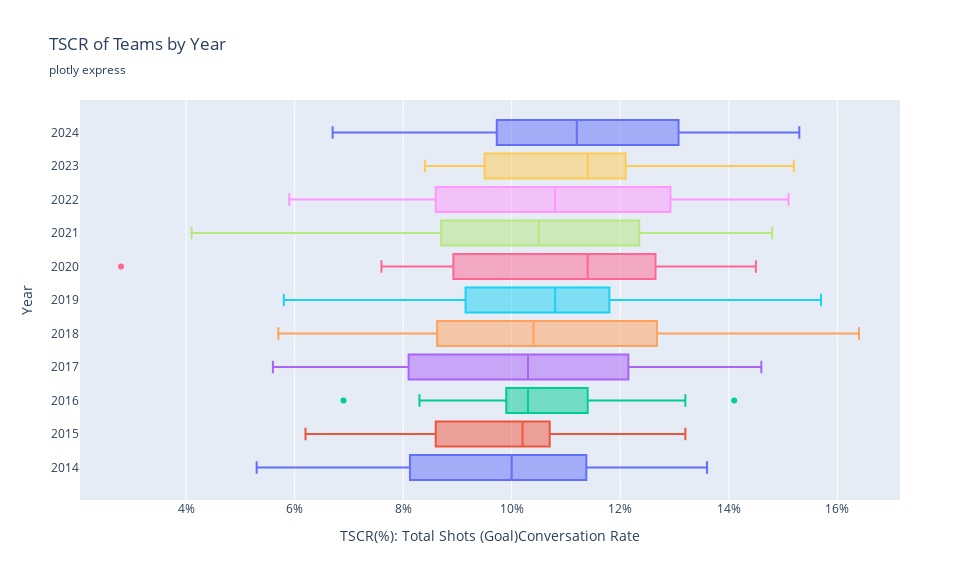

The notebook cell saved with this chart:
### Code cell
outlier_teams = {}
for year in goals_and_shots_seasonal['Year'].unique():
    year_data = goals_and_shots_seasonal[goals_and_shots_seasonal['Year'] == year]
    
    Q3 = year_data['TSCR'].quantile(0.75)
    Q1 = year_data['TSCR'].quantile(0.25)
    IQR = Q3 - Q1
    upper_fence = Q3 + 1.5 * IQR
    lower_fence = Q1 - 1.5 * IQR
    
    outliers = year_data[(year_data['TSCR'] > upper_fence) | (year_data['TSCR'] < lower_fence)]
    if not outliers.empty:
        outlier_teams[year] = outliers['Team'].tolist()
    else:
        outlier_teams[year] = []

fig = px.box(goals_and_shots_seasonal, y="Year", x="TSCR",
             color="Year",
             boxmode="group",
             title="TSCR of Teams by Year",
             subtitle="plotly express",
             labels={
                 "TSCR": "TSCR(%): Total Shots (Goal)Conversation Rate"
             })

for i, year in enumerate(sorted(goals_and_shots_seasonal['Year'].unique())):
    year_data = goals_and_shots_seasonal[goals_and_shots_seasonal['Year'] == year]
    Q3 = year_data['TSCR'].quantile(0.75)
    Q1 = year_data['TSCR'].quantile(0.25)
    IQR = Q3 - Q1
    upper_fence = Q3 + 1.5 * IQR
    lower_fence = Q1 - 1.5 * IQR
    
    customdata = []
    for tscr in year_data['TSCR']:
        if tscr > upper_fence or tscr < lower_fence:
            team = year_data[year_data['TSCR'] == tscr]['Team'].iloc[0]
            customdata.append(team)
        else:
            customdata.append('')
            
    fig.data[i].customdata = customdata
    fig.data[i].update(
        boxpoints="outliers",
        quartilemethod="linear",
        jitter=0,
        orientation='h',
        width=0.75,
        hovertemplate="<b>Team:</b> %{customdata}<br>" +
                     "<b>TSCR:</b> %{x:.1f}%"
    )

fig.update_layout(
    height=580,
    width=980,
    xaxis=dict(
        tickmode="array",
        tickvals=[0, 2, 4, 6, 8, 10, 12, 14, 16, 18],
        ticktext=["0%", "2%", "4%", "6%", "8%", "10%", "12%", "14%", "16%", "18%"],
    ),
    yaxis=dict(
        tickmode="array",
        tickvals=sorted(goals_and_shots_seasonal['Year'].unique()),
        ticktext=[str(year) for year in sorted(goals_and_shots_seasonal['Year'].unique())],
    ),
    showlegend=False,
)
fig.show()

### Figure 1 — Plotly figure (JSON) as saved in the notebook; plotly's stock layout.template omitted (floating-point values rounded to 4 significant figures)
{"data": [{"alignmentgroup": "True", "boxpoints": "outliers", "customdata": ["", "", "", "", "", "", "", "", "", "", "", "", "", "", "", "", "", "", "", "", "", "", ""], "hovertemplate": "<b>Team:</b> %{customdata}<br><b>TSCR:</b> %{x:.1f}%", "jitter": 0, "legendgroup": "2014", "marker": {"color": "#636efa"}, "name": "2014", "notched": false, "offsetgroup": "2014", "orientation": "h", "quartilemethod": "linear", "showlegend": true, "type": "box", "width": 0.75, "x": [11.3, 8.3, 6.5, 7.8, 11.3, 10.0, 11.4, 8.8, 8.6, 8.1, 13.4, 13.6, 12.5, 6.9, 5.3, 7.8, 11.2, 10.1, 8.9, 12.0, 11.3, 8.2, 11.7], "x0": " ", "xaxis": "x", "y": [2014, 2014, 2014, 2014, 2014, 2014, 2014, 2014, 2014, 2014, 2014, 2014, 2014, 2014, 2014, 2014, 2014, 2014, 2014, 2014, 2014, 2014, 2014], "y0": " ", "yaxis": "y"}, {"alignmentgroup": "True", "boxpoints": "outliers", "customdata": ["", "", "", "", "", "", "", "", "", "", "", "", "", "", "", "", "", "", "", "", "", "", ""], "hovertemplate": "<b>Team:</b> %{customdata}<br><b>TSCR:</b> %{x:.1f}%", "jitter": 0, "legendgroup": "2015", "marker": {"color": "#EF553B"}, "name": "2015", "notched": false, "offsetgroup": "2015", "orientation": "h", "quartilemethod": "linear", "showlegend": true, "type": "box", "width": 0.75, "x": [11.9, 8.1, 9.2, 6.6, 10.5, 10.5, 11.0, 6.2, 13.2, 8.0, 11.6, 10.7, 9.2, 10.2, 7.9, 9.0, 10.2, 8.6, 8.6, 11.9, 10.4, 10.7, 8.7], "x0": " ", "xaxis": "x", "y": [2015, 2015, 2015, 2015, 2015, 2015, 2015, 2015, 2015, 2015, 2015, 2015, 2015, 2015, 2015, 2015, 2015, 2015, 2015, 2015, 2015, 2015, 2015], "y0": " ", "yaxis": "y"}, {"alignmentgroup": "True", "boxpoints": "outliers", "customdata": ["", "Aston Villa", "", "", "Chelsea", "", "", "", "", "", "", "", "", "", "", "", "", "", "", "", "", "", ""], "hovertemplate": "<b>Team:</b> %{customdata}<br><b>TSCR:</b> %{x:.1f}%", "jitter": 0, "legendgroup": "2016", "marker": {"color": "#00cc96"}, "name": "2016", "notched": false, "offsetgroup": "2016", "orientation": "h", "quartilemethod": "linear", "showlegend": true, "type": "box", "width": 0.75, "x": [13.1, 6.9, 11.0, 11.8, 14.1, 9.9, 10.2, 8.3, 11.5, 13.2, 12.3, 10.3, 9.9, 11.0, 8.5, 10.0, 10.2, 10.9, 11.1, 9.7, 9.2, 10.2, 10.5], "x0": " ", "xaxis": "x", "y": [2016, 2016, 2016, 2016, 2016, 2016, 2016, 2016, 2016, 2016, 2016, 2016, 2016, 2016, 2016, 2016, 2016, 2016, 2016, 2016, 2016, 2016, 2016], "y0": " ", "yaxis": "y"}, {"alignmentgroup": "True", "boxpoints": "outliers", "customdata": ["", "", "", "", "", "", "", "", "", "", "", "", "", "", "", "", "", "", "", "", "", "", ""], "hovertemplate": "<b>Team:</b> %{customdata}<br><b>TSCR:</b> %{x:.1f}%", "jitter": 0, "legendgroup": "2017", "marker": {"color": "#ab63fa"}, "name": "2017", "notched": false, "offsetgroup": "2017", "orientation": "h", "quartilemethod": "linear", "showlegend": true, "type": "box", "width": 0.75, "x": [11.5, 10.6, 8.1, 8.7, 13.0, 8.1, 13.9, 9.0, 10.3, 12.6, 11.7, 14.6, 12.3, 5.6, 7.5, 7.9, 9.7, 6.0, 10.2, 13.6, 10.4, 8.0, 10.7], "x0": " ", "xaxis": "x", "y": [2017, 2017, 2017, 2017, 2017, 2017, 2017, 2017, 2017, 2017, 2017, 2017, 2017, 2017, 2017, 2017, 2017, 2017, 2017, 2017, 2017, 2017, 2017], "y0": " ", "yaxis": "y"}, {"alignmentgroup": "True", "boxpoints": "outliers", "customdata": ["", "", "", "", "", "", "", "", "", "", "", "", "", "", "", "", "", "", "", "", "", "", ""], "hovertemplate": "<b>Team:</b> %{customdata}<br><b>TSCR:</b> %{x:.1f}%", "jitter": 0, "legendgroup": "2018", "marker": {"color": "#FFA15A"}, "name": "2018", "notched": false, "offsetgroup": "2018", "orientation": "h", "quartilemethod": "linear", "showlegend": true, "type": "box", "width": 0.75, "x": [16.4, 11.5, 10.9, 10.4, 8.4, 10.5, 9.8, 11.7, 7.3, 5.7, 11.0, 14.5, 15.4, 13.8, 8.6, 8.1, 7.5, 9.6, 14.6, 9.4, 9.6, 13.0, 8.7], "x0": " ", "xaxis": "x", "y": [2018, 2018, 2018, 2018, 2018, 2018, 2018, 2018, 2018, 2018, 2018, 2018, 2018, 2018, 2018, 2018, 2018, 2018, 2018, 2018, 2018, 2018, 2018], "y0": " ", "yaxis": "y"}, {"alignmentgroup": "True", "boxpoints": "outliers", "customdata": ["", "", "", "", "", "", "", "", "", "", "", "", "Liverpool", "", "", "", "", "", "", "", "", "", ""], "hovertemplate": "<b>Team:</b> %{customdata}<br><b>TSCR:</b> %{x:.1f}%", "jitter": 0, "legendgroup": "2019", "marker": {"color": "#19d3f3"}, "name": "2019", "notched": false, "offsetgroup": "2019", "orientation": "h", "quartilemethod": "linear", "showlegend": true, "type": "box", "width": 0.75, "x": [12.4, 9.6, 11.2, 8.4, 13.1, 7.9, 9.8, 11.9, 8.9, 7.7, 5.8, 12.7, 15.7, 13.1, 9.9, 10.8, 9.1, 11.2, 10.7, 11.5, 9.3, 11.2, 11.4], "x0": " ", "xaxis": "x", "y": [2019, 2019, 2019, 2019, 2019, 2019, 2019, 2019, 2019, 2019, 2019, 2019, 2019, 2019, 2019, 2019, 2019, 2019, 2019, 2019, 2019, 2019, 2019], "y0": " ", "yaxis": "y"}, {"alignmentgroup": "True", "boxpoints": "outliers", "customdata": ["", "", "", "", "", "", "", "", "", "", "", "", "", "", "", "Norwich", "", "", "", "", "", "", ""], "hovertemplate": "<b>Team:</b> %{customdata}<br><b>TSCR:</b> %{x:.1f}%", "jitter": 0, "legendgroup": "2020", "marker": {"color": "#FF6692"}, "name": "2020", "notched": false, "offsetgroup": "2020", "orientation": "h", "quartilemethod": "linear", "showlegend": true, "type": "box", "width": 0.75, "x": [13.5, 10.4, 11.4, 8.0, 8.8, 12.5, 9.7, 13.1, 7.6, 12.4, 11.8, 14.0, 12.2, 14.5, 10.7, 2.8, 8.4, 12.4, 13.9, 11.0, 8.3, 12.7, 9.3], "x0": " ", "xaxis": "x", "y": [2020, 2020, 2020, 2020, 2020, 2020, 2020, 2020, 2020, 2020, 2020, 2020, 2020, 2020, 2020, 2020, 2020, 2020, 2020, 2020, 2020, 2020, 2020], "y0": " ", "yaxis": "y"}, {"alignmentgroup": "True", "boxpoints": "outliers", "customdata": ["", "", "", "", "", "", "", "", "", "", "", "", "", "", "", "", "", "", "", "", "", "", ""], "hovertemplate": "<b>Team:</b> %{customdata}<br><b>TSCR:</b> %{x:.1f}%", "jitter": 0, "legendgroup": "2021", "marker": {"color": "#B6E880"}, "name": "2021", "notched": false, "offsetgroup": "2021", "orientation": "h", "quartilemethod": "linear", "showlegend": true, "type": "box", "width": 0.75, "x": [12.5, 10.5, 10.4, 7.7, 9.3, 11.0, 11.9, 9.6, 5.2, 9.6, 13.9, 11.1, 14.8, 12.7, 10.1, 4.1, 6.4, 8.5, 13.3, 11.4, 11.5, 14.1, 7.6], "x0": " ", "xaxis": "x", "y": [2021, 2021, 2021, 2021, 2021, 2021, 2021, 2021, 2021, 2021, 2021, 2021, 2021, 2021, 2021, 2021, 2021, 2021, 2021, 2021, 2021, 2021, 2021], "y0": " ", "yaxis": "y"}, {"alignmentgroup": "True", "boxpoints": "outliers", "customdata": ["", "", "", "", "", "", "", "", "", "", "", "", "", "", "", "", "", "", "", "", "", "", ""], "hovertemplate": "<b>Team:</b> %{customdata}<br><b>TSCR:</b> %{x:.1f}%", "jitter": 0, "legendgroup": "2022", "marker": {"color": "#FF97FF"}, "name": "2022", "notched": false, "offsetgroup": "2022", "orientation": "h", "quartilemethod": "linear", "showlegend": true, "type": "box", "width": 0.75, "x": [12.4, 10.4, 13.1, 13.1, 11.1, 8.1, 11.4, 10.8, 8.6, 13.6, 10.5, 13.9, 12.1, 14.7, 10.6, 11.8, 8.3, 7.1, 8.6, 15.1, 5.9, 9.2, 8.4], "x0": " ", "xaxis": "x", "y": [2022, 2022, 2022, 2022, 2022, 2022, 2022, 2022, 2022, 2022, 2022, 2022, 2022, 2022, 2022, 2022, 2022, 2022, 2022, 2022, 2022, 2022, 2022], "y0": " ", "yaxis": "y"}, {"alignmentgroup": "True", "boxpoints": "outliers", "customdata": ["", "", "", "", "", "", "", "", "", "", "", "", "", "", "", "", "", "", "", "", "", "", ""], "hovertemplate": "<b>Team:</b> %{customdata}<br><b>TSCR:</b> %{x:.1f}%", "jitter": 0, "legendgroup": "2023", "marker": {"color": "#FECB52"}, "name": "2023", "notched": false, "offsetgroup": "2023", "orientation": "h", "quartilemethod": "linear", "showlegend": true, "type": "box", "width": 0.75, "x": [12.8, 14.1, 9.9, 11.9, 11.9, 9.6, 9.1, 9.2, 8.4, 12.1, 9.5, 10.7, 12.0, 11.1, 15.2, 8.6, 12.1, 11.8, 8.7, 9.5, 13.1, 13.5, 11.4], "x0": " ", "xaxis": "x", "y": [2023, 2023, 2023, 2023, 2023, 2023, 2023, 2023, 2023, 2023, 2023, 2023, 2023, 2023, 2023, 2023, 2023, 2023, 2023, 2023, 2023, 2023, 2023], "y0": " ", "yaxis": "y"}, {"alignmentgroup": "True", "boxpoints": "outliers", "customdata": ["", "", "", "", "", "", "", "", "", "", "", "", "", "", "", "", "", "", "", "", "", "", ""], "hovertemplate": "<b>Team:</b> %{customdata}<br><b>TSCR:</b> %{x:.1f}%", "jitter": 0, "legendgroup": "2024", "marker": {"color": "#636efa"}, "name": "2024", "notched": false, "offsetgroup": "2024", "orientation": "h", "quartilemethod": "linear", "showlegend": true, "type": "box", "width": 0.75, "x": [15.2, 13.1, 9.2, 15.3, 8.3, 9.4, 14.0, 11.2, 7.1, 10.4, 9.7, 12.9, 12.4, 13.0, 11.7, 10.8, 14.8, 10.6, 10.2, 6.7, 13.3, 9.8, 12.8], "x0": " ", "xaxis": "x", "y": [2024, 2024, 2024, 2024, 2024, 2024, 2024, 2024, 2024, 2024, 2024, 2024, 2024, 2024, 2024, 2024, 2024, 2024, 2024, 2024, 2024, 2024, 2024], "y0": " ", "yaxis": "y"}], "layout": {"boxmode": "group", "height": 580, "legend": {"title": {"text": "Year"}, "tracegroupgap": 0}, "showlegend": false, "title": {"subtitle": {"text": "plotly express"}, "text": "TSCR of Teams by Year"}, "width": 980, "xaxis": {"anchor": "y", "domain": [0, 1], "tickmode": "array", "ticktext": ["0%", "2%", "4%", "6%", "8%", "10%", "12%", "14%", "16%", "18%"], "tickvals": [0, 2, 4, 6, 8, 10, 12, 14, 16, 18], "title": {"text": "TSCR(%): Total Shots (Goal)Conversation Rate"}}, "yaxis": {"anchor": "x", "categoryarray": [2024, 2023, 2022, 2021, 2020, 2019, 2018, 2017, 2016, 2015, 2014], "categoryorder": "array", "domain": [0, 1], "tickmode": "array", "ticktext": ["2014", "2015", "2016", "2017", "2018", "2019", "2020", "2021", "2022", "2023", "2024"], "tickvals": [2014, 2015, 2016, 2017, 2018, 2019, 2020, 2021, 2022, 2023, 2024], "title": {"text": "Year"}}}}
